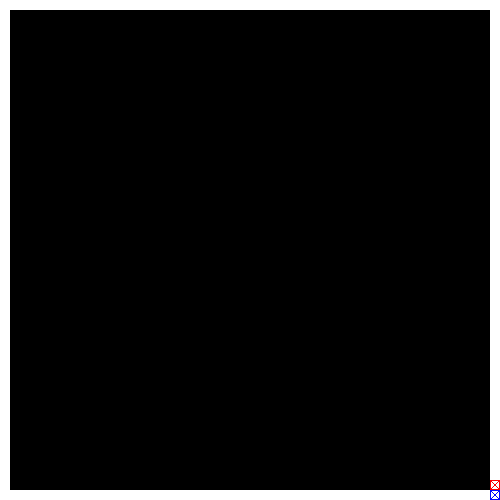

A level layout from a 2D game, rendered from its tile map. Below: a short description, then the map file with its tile-grid data intact:
An orthogonal 50x50 tile map with 10x10 px tiles, 1 tile layer (map0).

<map version="1.0" tiledversion="1.0.2" orientation="orthogonal" renderorder="right-down" width="50" height="50" tilewidth="10" tileheight="10" nextobjectid="1">
 <tileset firstgid="1" name="default" tilewidth="10" tileheight="10" tilecount="3" columns="3">
  <image source="tileset.png" width="30" height="10" />
 </tileset>
 <layer name="map0" width="50" height="50">
  <data encoding="csv">
1,1,1,1,1,1,1,1,1,1,1,1,1,1,1,1,1,1,1,1,1,1,1,1,1,1,1,1,1,1,1,1,1,1,1,1,1,1,1,1,1,1,1,1,1,1,1,1,1,1,
1,0,0,0,0,0,0,0,0,0,0,0,0,0,0,0,0,0,0,0,0,0,0,0,0,0,0,0,0,0,0,0,0,0,0,0,0,0,0,0,0,0,0,0,0,0,0,0,0,1,
1,0,0,0,0,0,0,0,0,0,0,0,0,0,0,0,0,0,0,0,0,0,0,0,0,0,0,0,0,0,0,0,0,0,0,0,0,0,0,0,0,0,0,0,0,0,0,0,0,1,
1,0,0,0,0,0,0,0,0,0,0,0,0,0,0,0,0,0,0,0,0,0,0,0,0,0,0,0,0,0,0,0,0,0,0,0,0,0,0,0,0,0,0,0,0,0,0,0,0,1,
1,0,0,0,0,0,0,0,0,0,0,0,0,0,0,0,0,0,0,0,0,0,0,0,0,0,0,0,0,0,0,0,0,0,0,0,0,0,0,0,0,0,0,0,0,0,0,0,0,1,
1,0,0,0,0,0,0,0,0,0,0,0,0,0,0,0,0,0,0,0,0,0,0,0,0,0,0,0,0,0,0,0,0,0,0,0,0,0,0,0,0,0,0,0,0,0,0,0,0,1,
1,0,0,0,0,0,0,0,0,0,0,0,0,0,0,0,0,0,0,0,0,0,0,0,0,0,0,0,0,0,0,0,0,0,0,0,0,0,0,0,0,0,0,0,0,0,0,0,0,1,
1,0,0,0,0,0,0,0,0,0,0,0,0,0,0,0,0,0,0,0,0,0,0,0,0,0,0,0,0,0,0,0,0,0,0,0,0,0,0,0,0,0,0,0,0,0,0,0,0,1,
1,0,0,0,0,0,0,0,0,0,0,0,0,0,0,0,0,0,0,0,0,0,0,0,0,0,0,0,0,0,0,0,0,0,0,0,0,0,0,0,0,0,0,0,0,0,0,0,0,1,
1,0,0,0,0,0,0,0,0,0,0,0,0,0,0,0,0,0,0,0,0,0,0,0,0,0,0,0,0,0,0,0,0,0,0,0,0,0,0,0,0,0,0,0,0,0,0,0,0,1,
1,0,0,0,0,0,0,0,0,0,0,0,0,0,0,0,0,0,0,0,0,0,0,0,0,0,0,0,0,0,0,0,0,0,0,0,0,0,0,0,0,0,0,0,0,0,0,0,0,1,
1,0,0,0,0,0,0,0,0,0,0,0,0,0,0,0,0,0,0,0,0,0,0,0,0,0,0,0,0,0,0,0,0,0,0,0,0,0,0,0,0,0,0,0,0,0,0,0,0,1,
1,0,0,0,0,0,0,0,0,0,0,0,0,0,0,0,0,0,0,0,0,0,0,0,0,0,0,0,0,0,0,0,0,0,0,0,0,0,0,0,0,0,0,0,0,0,0,0,0,1,
1,0,0,0,0,0,0,0,0,0,0,0,0,0,0,0,0,0,0,0,0,0,0,0,0,0,0,0,0,0,0,0,0,0,0,0,0,0,0,0,0,0,0,0,0,0,0,0,0,1,
1,0,0,0,0,0,0,0,0,0,0,0,0,0,0,0,0,0,0,0,0,0,0,0,0,0,0,0,0,0,0,0,0,0,0,0,0,0,0,0,0,0,0,0,0,0,0,0,0,1,
1,0,0,0,0,0,0,0,0,0,0,0,0,0,0,0,0,0,0,0,0,0,0,0,0,0,0,0,0,0,0,0,0,0,0,0,0,0,0,0,0,0,0,0,0,0,0,0,0,1,
1,0,0,0,0,0,0,0,0,0,0,0,0,0,0,0,0,0,0,0,0,0,0,0,0,0,0,0,0,0,0,0,0,0,0,0,0,0,0,0,0,0,0,0,0,0,0,0,0,1,
1,0,0,0,0,0,0,0,0,0,0,0,0,0,0,0,0,0,0,0,0,0,0,0,0,0,0,0,0,0,0,0,0,0,0,0,0,0,0,0,0,0,0,0,0,0,0,0,0,1,
1,0,0,0,0,0,0,0,0,0,0,0,0,0,0,0,0,0,0,0,0,0,0,0,0,0,0,0,0,0,0,0,0,0,0,0,0,0,0,0,0,0,0,0,0,0,0,0,0,1,
1,0,0,0,0,0,0,0,0,0,0,0,0,0,0,0,0,0,0,0,0,0,0,0,0,0,0,0,0,0,0,0,0,0,0,0,0,0,0,0,0,0,0,0,0,0,0,0,0,1,
1,0,0,0,0,0,0,0,0,0,0,0,0,0,0,0,0,0,0,0,0,0,0,0,0,0,0,0,0,0,0,0,0,0,0,0,0,0,0,0,0,0,0,0,0,0,0,0,0,1,
1,0,0,0,0,0,0,0,0,0,0,0,0,0,0,0,0,0,0,0,0,0,0,0,0,0,0,0,0,0,0,0,0,0,0,0,0,0,0,0,0,0,0,0,0,0,0,0,0,1,
1,0,0,0,0,0,0,0,0,0,0,0,0,0,0,0,0,0,0,0,0,0,0,0,0,0,0,0,0,0,0,0,0,0,0,0,0,0,0,0,0,0,0,0,0,0,0,0,0,1,
1,0,0,0,0,0,0,0,0,0,0,0,0,0,0,0,0,0,0,0,0,0,0,0,0,0,0,0,0,0,0,0,0,0,0,0,0,0,0,0,0,0,0,0,0,0,0,0,0,1,
1,0,0,0,0,0,0,0,0,0,0,0,0,0,0,0,0,0,0,0,0,0,0,0,0,0,0,0,0,0,0,0,0,0,0,0,0,0,0,0,0,0,0,0,0,0,0,0,0,1,
1,0,0,0,0,0,0,0,0,0,0,0,0,0,0,0,0,0,0,0,0,0,0,0,0,0,0,0,0,0,0,0,0,0,0,0,0,0,0,0,0,0,0,0,0,0,0,0,0,1,
1,0,0,0,0,0,0,0,0,0,0,0,0,0,0,0,0,0,0,0,0,0,0,0,0,0,0,0,0,0,0,0,0,0,0,0,0,0,0,0,0,0,0,0,0,0,0,0,0,1,
1,0,0,0,0,0,0,0,0,0,0,0,0,0,0,0,0,0,0,0,0,0,0,0,0,0,0,0,0,0,0,0,0,0,0,0,0,0,0,0,0,0,0,0,0,0,0,0,0,1,
1,0,0,0,0,0,0,0,0,0,0,0,0,0,0,0,0,0,0,0,0,0,0,0,0,0,0,0,0,0,0,0,0,0,0,0,0,0,0,0,0,0,0,0,0,0,0,0,0,1,
1,0,0,0,0,0,0,0,0,0,0,0,0,0,0,0,0,0,0,0,0,0,0,0,0,0,0,0,0,0,0,0,0,0,0,0,0,0,0,0,0,0,0,0,0,0,0,0,0,1,
1,0,0,0,0,0,0,0,0,0,0,0,0,0,0,0,0,0,0,0,0,0,0,0,0,0,0,0,0,0,0,0,0,0,0,0,0,0,0,0,0,0,0,0,0,0,0,0,0,1,
1,0,0,0,0,0,0,0,0,0,0,0,0,0,0,0,0,0,0,0,0,0,0,0,0,0,0,0,0,0,0,0,0,0,0,0,0,0,0,0,0,0,0,0,0,0,0,0,0,1,
1,0,0,0,0,0,0,0,0,0,0,0,0,0,0,0,0,0,0,0,0,0,0,0,0,0,0,0,0,0,0,0,0,0,0,0,0,0,0,0,0,0,0,0,0,0,0,0,0,1,
1,0,0,0,0,0,0,0,0,0,0,0,0,0,0,0,0,0,0,0,0,0,0,0,0,0,0,0,0,0,0,0,0,0,0,0,0,0,0,0,0,0,0,0,0,0,0,0,0,1,
1,0,0,0,0,0,0,0,0,0,0,0,0,0,0,0,0,0,0,0,0,0,0,0,0,0,0,0,0,0,0,0,0,0,0,0,0,0,0,0,0,0,0,0,0,0,0,0,0,1,
1,0,0,0,0,0,0,0,0,0,0,0,0,0,0,0,0,0,0,0,0,0,0,0,0,0,0,0,0,0,0,0,0,0,0,0,0,0,0,0,0,0,0,0,0,0,0,0,0,1,
1,0,0,0,0,0,0,0,0,0,0,0,0,0,0,0,0,0,0,0,0,0,0,0,0,0,0,0,0,0,0,0,0,0,0,0,0,0,0,0,0,0,0,0,0,0,0,0,0,1,
1,0,0,0,0,0,0,0,0,0,0,0,0,0,0,0,0,0,0,0,0,0,0,0,0,0,0,0,0,0,0,0,0,0,0,0,0,0,0,0,0,0,0,0,0,0,0,0,0,1,
1,0,0,0,0,0,0,0,0,0,0,0,0,0,0,0,0,0,0,0,0,0,0,0,0,0,0,0,0,0,0,0,0,0,0,0,0,0,0,0,0,0,0,0,0,0,0,0,0,1,
1,0,0,0,0,0,0,0,0,0,0,0,0,0,0,0,0,0,0,0,0,0,0,0,0,0,0,0,0,0,0,0,0,0,0,0,0,0,0,0,0,0,0,0,0,0,0,0,0,1,
1,0,0,0,0,0,0,0,0,0,0,0,0,0,0,0,0,0,0,0,0,0,0,0,0,0,0,0,0,0,0,0,0,0,0,0,0,0,0,0,0,0,0,0,0,0,0,0,0,1,
1,0,0,0,0,0,0,0,0,0,0,0,0,0,0,0,0,0,0,0,0,0,0,0,0,0,0,0,0,0,0,0,0,0,0,0,0,0,0,0,0,0,0,0,0,0,0,0,0,1,
1,0,0,0,0,0,0,0,0,0,0,0,0,0,0,0,0,0,0,0,0,0,0,0,0,0,0,0,0,0,0,0,0,0,0,0,0,0,0,0,0,0,0,0,0,0,0,0,0,1,
1,0,0,0,0,0,0,0,0,0,0,0,0,0,0,0,0,0,0,0,0,0,0,0,0,0,0,0,0,0,0,0,0,0,0,0,0,0,0,0,0,0,0,0,0,0,0,0,0,1,
1,0,0,0,0,0,0,0,0,0,0,0,0,0,0,0,0,0,0,0,0,0,0,0,0,0,0,0,0,0,0,0,0,0,0,0,0,0,0,0,0,0,0,0,0,0,0,0,0,1,
1,0,0,0,0,0,0,0,0,0,0,0,0,0,0,0,0,0,0,0,0,0,0,0,0,0,0,0,0,0,0,0,0,0,0,0,0,0,0,0,0,0,0,0,0,0,0,0,0,1,
1,0,0,0,0,0,0,0,0,0,0,0,0,0,0,0,0,0,0,0,0,0,0,0,0,0,0,0,0,0,0,0,0,0,0,0,0,0,0,0,0,0,0,0,0,0,0,0,0,1,
1,0,0,0,0,0,0,0,0,0,0,0,0,0,0,0,0,0,0,0,0,0,0,0,0,0,0,0,0,0,0,0,0,0,0,0,0,0,0,0,0,0,0,0,0,0,0,0,0,1,
1,0,0,0,0,0,0,0,0,0,0,0,0,0,0,0,0,0,0,0,0,0,0,0,0,0,0,0,0,0,0,0,0,0,0,0,0,0,0,0,0,0,0,0,0,0,0,0,0,3,
1,1,1,1,1,1,1,1,1,1,1,1,1,1,1,1,1,1,1,1,1,1,1,1,1,1,1,1,1,1,1,1,1,1,1,1,1,1,1,1,1,1,1,1,1,1,1,1,1,2
</data>
 </layer>
</map>
